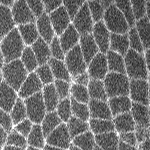
#> input picture presentation/cells.tif, 150 x 150 px
$ jupyter execute --allow-errors morphological_processing_ii_solutions.ipynb
#> lines starting #> are read from the running program, lines starting #| are printed output that depends on the picture; after the words box and inside, x2 and y2 are one past the last pixel; in counts of white or black regions, pixels touching at a corner belong together
# 2026/02/23 BME1462: Morphological Image Processing II

By Aaron Zeng, Zion Park, and Caresse Nian

## Topics of Focus: Hit-or-Miss Transform and Hole Filling (Morphological Algorithm)

## Library and Image Set Up

[cell 1]
# Import Essential Libraries

from skimage import io, morphology, filters, exposure
import numpy as np
import matplotlib.pyplot as plt
from scipy.ndimage import binary_dilation, binary_fill_holes, binary_hit_or_miss, binary_erosion

# 1. Hit-or-Miss Transform
## 1.1 What is a Hit-or-Miss Transform?
The hit-or-miss (HMT) transform is a *binary morphological operator* that detects **exact spatial configurations**. In other words, it finds locations where a specific foreground shape exists **AND** a specific background pattern exists around it.

This is different from dilation and erosion, which only look at foreground.
- Erosion: Is the foreground shape  present?
- Dilation: Could the foreground shape fit?
- HMT: Is the shape present **and** is the surrounding area empty?

## 1.2 Mathematical Definition
$$ A \circledast (B_1, B_2) = (A \ominus B_1)\cap (A^c \ominus B_2) $$

Where:
- $ A $ = binary image (foreground = 1)
- $ B_1 $ = foreground structuring element (SE)
- $ B_2 $ = background SE

Interpretation:
- First erosion $A \ominus B_1$ checks **what must be present**
- Second erosion $A^c \ominus B_2$ checks **what must be absent**
- Intersection $\cap$ enforces both simultaneously

Alternatively:
$$ I \circledast B = \{\ z \mid (B)_z \subseteq I \}\ $$

Where $(B)_z$ is checked if it's a subset of Image $I$, and Image $I$ is both foreground *and* background pixels.

## 1.3 Defining Foreground and Background SE
Take a look at the following candidate patterns.

Consider that the plus (+) pattern is the target. How can we demand *exact structure*?
- Foreground SE must encode prescence (center plus pattern)
- Background SE must encode absence (corners)

[cell 2]
def show_three_side_by_side(img1, title1, img2, title2, img3, title3, cmap="gray"):
#> called with img1 = array of shape (15, 15), img2 = array of shape (3, 3), img3 = array of shape (3, 3), cmap = 'gray'
    plt.figure(figsize=(9, 3))

    plt.subplot(1, 3, 1)
    plt.imshow(img1, cmap=cmap)
    plt.title(title1)
    plt.axis("off")

    plt.subplot(1, 3, 2)
    plt.imshow(img2, cmap=cmap)
    plt.title(title2)
    plt.axis("off")

    plt.subplot(1, 3, 3)
    plt.imshow(img3, cmap=cmap)
    plt.title(title3)
    plt.axis("off")

    plt.tight_layout()
    plt.show()

img = np.zeros((15, 15), dtype=bool)

# perfect cross
img[4:7, 4:7] = [[0,1,0],
                 [1,1,1],
                 [0,1,0]]

# cross with extra pixel (should FAIL)
img[9:12, 4:7] = [[0,1,0],
                  [1,1,1],
                  [1,1,0]]

# x pattern (should FAIL)
img[4:7, 9:12] = [[1,0,1],
                  [0,1,0],
                  [1,0,1]]

# Structuring elements
B1 = np.array([[0,1,0],
               [1,1,1],
               [0,1,0]], dtype=bool)

B2 = np.array([[1,0,1],
               [0,0,0],
               [1,0,1]], dtype=bool)

show_three_side_by_side(
    img, "Binary Image\nCandidate Patterns",
    B1, "Foreground SE (B1)\nMust be PRESENT",
    B2, "Background SE (B2)\nMust be ABSENT"
)

## 1.4 Why Erosion Alone is Not Enough (i.e. why must absence be explicitly specified?)
Let's try eroding using only the foreground SE:

[cell 3]
# TODO: Perform erosion on 'img' using the foreground SE
eroded_fg = morphology.erosion(img, B1)

def show(img, title):
    plt.imshow(img, cmap="gray")
    plt.title(title)
    plt.axis("off")

show(eroded_fg, "Erosion with B1 Only (A ⊖ B1)")

**Result:**
- Multiple locations survive erosion $\rightarrow$ 'false' positives

**Interpretation:**

Erosion is able to answer "Is this foreground pattern present anywhere inside the neighborhood?", however is does *not* ask "Is anything extra present?".
- detects presence
- ignores absence

Now let's look at eroding the complement image using the background SE:

[cell 4]
# TODO: Perform erosion on the complement of 'img' using the background SE
eroded_bg = morphology.erosion(~img, B2)
show(eroded_bg, "Erosion with B2 Only (~A ⊖ B2)")

This enforces which pixels must be zero.

### The Hit-or-Miss Transform Happens Here:
Intersect both conditions:

[cell 5]
# TODO: Perform a manual HMT by combining the two erosions from above
hit_or_miss_manual = eroded_fg & eroded_bg

plt.figure(figsize=(12,3))

plt.subplot(1,4,1)
show(img, "Original")

plt.subplot(1,4,2)
show(eroded_fg, "Erosion by B1 (A ⊖ B1)")

plt.subplot(1,4,3)
show(eroded_bg, "Erosion with B2 Only (~A ⊖ B2)")

plt.subplot(1,4,4)
show(hit_or_miss_manual, "Hit-or-Miss result")

By intersecting foreground SE and background SE erosion, the background SE is able to address the flaw of foreground SE erosion (i.e. does not ask "Is anything extra present?") by enforcing which pixels must be absent.

This results in only one detection, which is the center of the desired plus (+) pattern.

## 1.5 Why Does Hit-or-Miss Only Work on Binary Images?
HMT answers a boolean question at every pixel. Recall the definition:
$$ A \circledast (B_1, B_2) = (A \ominus B_1)\cap (A^c \ominus B_2) $$
A pixel is either in the set or not in the set.
### Issue with HMT on Greyscale Images
Greyscale erosion changes meaning:
$$(I \ominus B)(x) = \min_{b \in B} I(x + b)$$

This computes a minimum, not a subset test. It now asks if there are *low values nearby* rather than if the SE is *entirely present*.
HMT requires both existence of a pattern and non-existance of a pattern. In greyscale, existence becomes "large intensity" and non-existence as "small intensity" $\rightarrow$ the cutoff is now arbituary and context-dependent.

# 2. Choosing Structuring Elements

## 2.1 Size and Shape
The size of the structuring element will depend on the size of the features that you would want to detect and the image and the shape will also depend on the shape of the features. Usually, you would want to match the shape of the structuring element to the shape of the feature you want to detect

There are many options in sckimage.morphology: disks, squares, rectangles and crosses.

[cell 6]
img = io.imread("cells.tif")
#> img is the input picture: shape (150, 150); min 31, max 255, mean 113.3
img_smooth = filters.gaussian(img, sigma = 2, preserve_range = True)
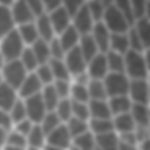
#> img_smooth: shape (150, 150) float64; min 69.65, max 197.4, mean 113.3
img_rescaled = exposure.rescale_intensity(
    img_smooth, out_range=np.uint8)

mask = img_rescaled >= filters.threshold_local(
    img_rescaled, 33, method='gaussian')
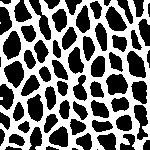
#> mask: shape (150, 150) bool; 46.3% white; 3 white regions (2 under 20 px), largest, box (x1, y1, x2, y2) and area: (0, 0, 150, 150) 10401

mask_closed = morphology.binary_closing(mask, morphology.disk(3))

small_square = morphology.footprint_rectangle((3,3))
mid_square = morphology.footprint_rectangle((5,5))
large_square = morphology.footprint_rectangle((7,7))

# TODO: Try HMT with different sizes

img_small_square = binary_hit_or_miss(~mask_closed, small_square)
img_mid_square = binary_hit_or_miss(~mask_closed, mid_square)
img_large_square = binary_hit_or_miss(~mask_closed, large_square)
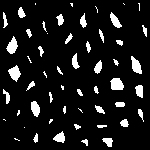
#> img_large_square: shape (150, 150) bool; 9.6% white; 54 white regions (16 under 20 px), largest, box (x1, y1, x2, y2) and area: (110, 78, 124, 90) 134, (8, 65, 21, 82) 125, (6, 36, 18, 54) 122

[cell 7]
fig, axs = plt.subplots(1, 5)
fig.set_size_inches(20,20)

axs[0].set_title("Original Image")
axs[0].imshow(img, cmap='Greys_r')

axs[1].set_title("Binary Image")
axs[1].imshow(mask_closed, cmap='binary_r')

axs[2].set_title("3x3  Square")
axs[2].imshow(img_small_square, cmap='binary_r')

axs[3].set_title("5x5 Square")
axs[3].imshow(img_mid_square, cmap='binary_r')

axs[4].set_title("7x7  Square")
axs[4].imshow(img_large_square, cmap='binary_r')
plt.show()

## 2.2 Detecting Shapes with Hit-or-Miss Transform

[cell 8]
sample_img = io.imread("RBC.jpg", as_gray=True)
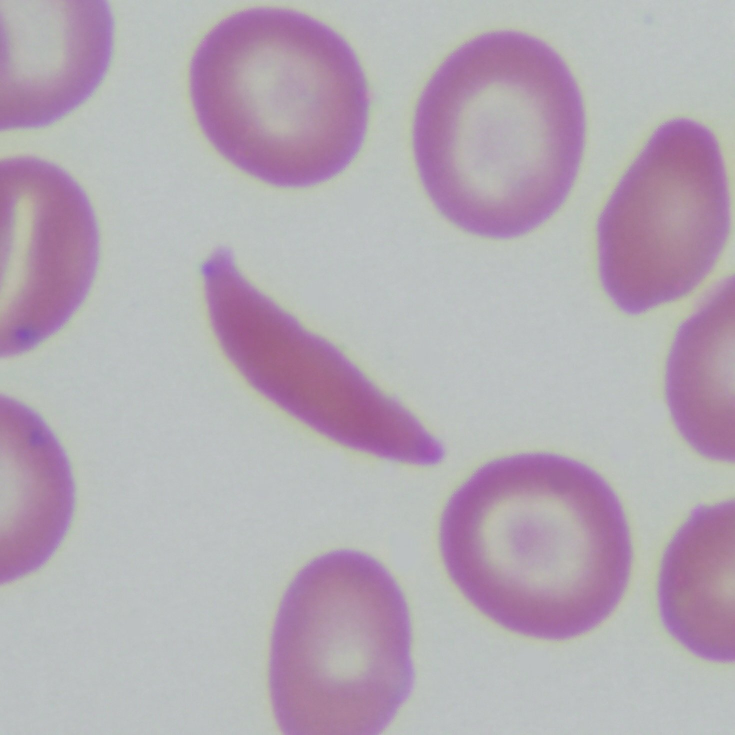
#> input picture presentation/RBC.jpg, 1469 x 1469 px (shown at 1/2 size)
img_smooth = filters.gaussian(sample_img, sigma = 4, preserve_range = True)
#> img_smooth: shape (1469, 1469) float64
img_rescaled = exposure.rescale_intensity(
    img_smooth, out_range=np.uint8)
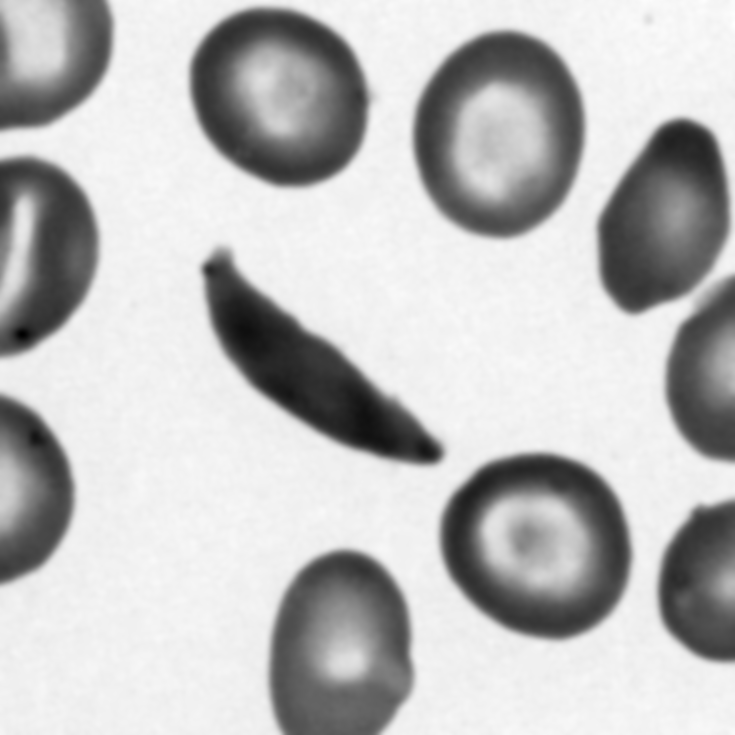
#> img_rescaled: shape (1469, 1469) (shown at 1/2 size); min 0, max 255, mean 189

mask = img_rescaled >= filters.threshold_local(
    img_rescaled, 33, method='gaussian')
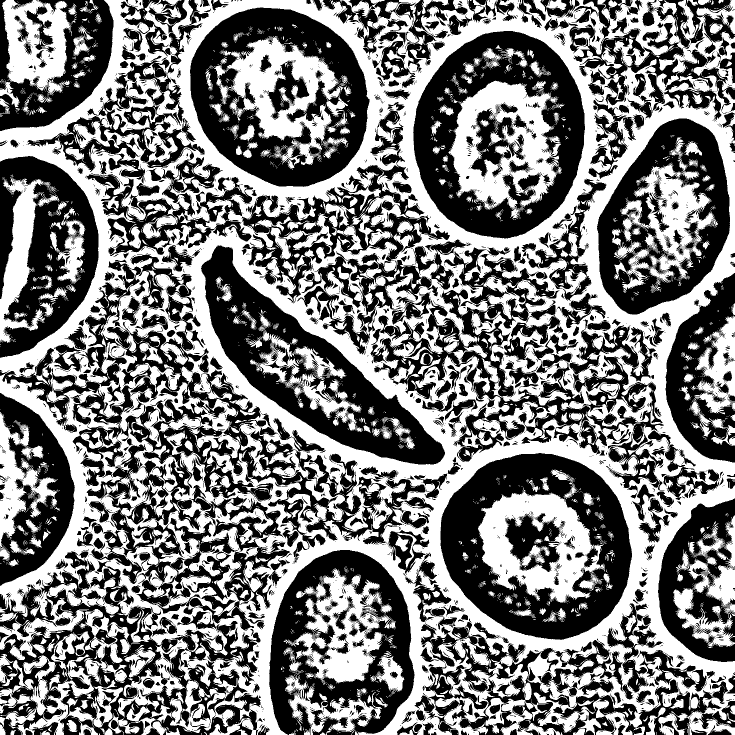
#> mask: shape (1469, 1469) bool (shown at 1/2 size); 48.8% white; 4243 white regions (3663 under 20 px), largest, box (x1, y1, x2, y2) and area: (0, 0, 1469, 1469) 724152, (897, 161, 1129, 438) 30214, (956, 980, 1210, 1206) 28331

mask_closed = morphology.binary_closing(mask, morphology.disk(3))
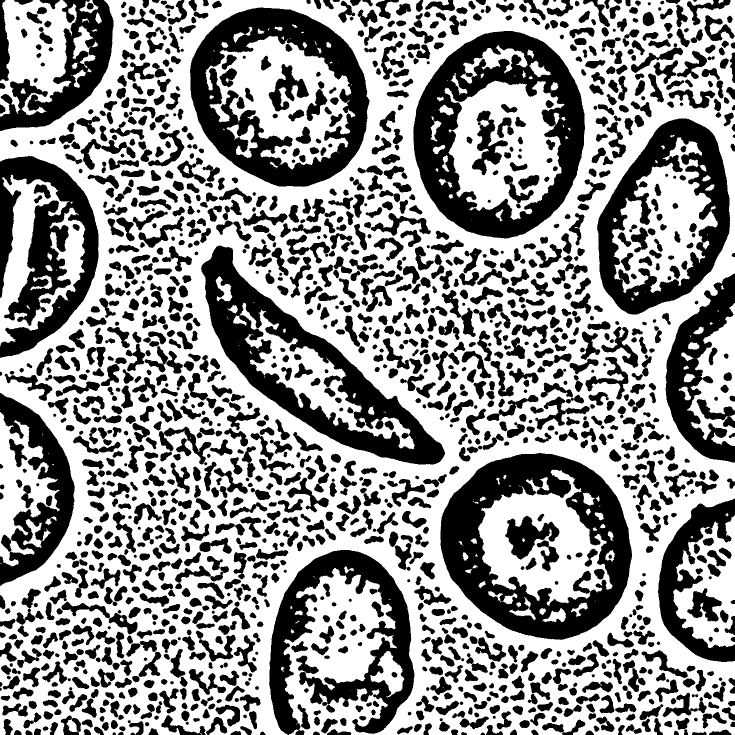
#> mask_closed: shape (1469, 1469) bool (shown at 1/2 size); 58.3% white; 1611 black regions (4 under 20 px), largest, box (x1, y1, x2, y2) and area: (881, 906, 1264, 1280) 64597, (826, 62, 1170, 477) 58927, (402, 491, 890, 929) 52325

mask_closed_invert_filled = binary_fill_holes(1 - mask_closed)
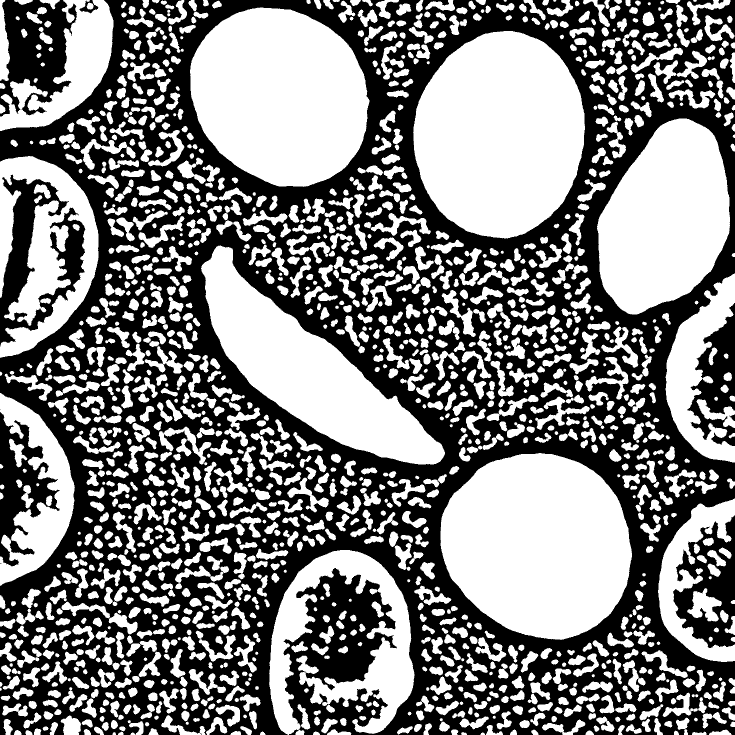
#> mask_closed_invert_filled: shape (1469, 1469) bool (shown at 1/2 size); 50.1% white; 13 black regions (4 under 20 px), largest, box (x1, y1, x2, y2) and area: (0, 0, 1469, 1469) 989657, (0, 349, 171, 693) 21802, (0, 0, 154, 233) 20754

fig, axs = plt.subplots(1, 4)
fig.set_size_inches(20,20)

axs[0].set_title("Grayscale Image")
axs[0].imshow(sample_img, cmap='Greys_r')

axs[1].set_title("Binary Image")
axs[1].imshow(mask_closed, cmap='binary_r')

axs[2].set_title("Image Complement")
axs[2].imshow(1 - mask_closed, cmap='binary_r')

axs[3].set_title("Image Complement with Hole Filled")
axs[3].imshow(mask_closed_invert_filled, cmap='binary_r')

plt.show()

[cell 9]
# detecting the healthy cells
se_disk = morphology.disk(80)
sample_img_complement = 1 - mask_closed_invert_filled

#> (the rest of this cell did not finish here and is left out)

## 3. Other Morphological Algorithms - Focus: Hole Filling ##

One of the most useful applications of morphological algorithms is the ability to extract image components that are useful for analysis further downstream.

We will look at one common use-case: Hole Filling

Recall that a 'hole' is simply a collection of background pixels surrounded by foreground pixels (object of interest)
Refer to the binary image below to see several holes across multiple amorphous shapes reminiscent of cells:

**Note the background (black) and the foreground (white)**

*Photo taken from: https://stackoverflow.com/questions/22310489/filling-holes-in-objects-that-touch-the-border-of-an-image*

### 3.1 Logic Behind the Algorithm ###
Hole filling algorithm based on morphology can be expressed mathematically in the following manner:

$$X_{k} = (X_{k-1} \oplus B) \cap I^c$$  $$k = 1, 2, 3, ...$$

Say that there is a shape $A$ that has a hole in the image $I$

What hole-filling does:
1. A new array $X$ of "0"'s is created with the same dimensions of $I$
2. Each position of $X$ where there would be a hole in $I$, these pixel positions are set to "1" via dilation operation by structuring element $B$
3. The conjunction/union operator with $I^c$ ensures that this iterative operation by $B$ becomes only valid for pixel positions within shape $A$ (the hole)
4. Once it has converged, the shape $A$ and the now filled hole in $X$ are unified to form the filled shape

Assuming a structuring element (3 x 3 cross) B, dilation iteratively performed, expanding the "On" pixels by one connectivity step each time while being constrained within the boundaries of the original shape thanks to the boundaries formed by the image's complement ($I^c$)

Scikit-image provides condensed methods to perform such operations. Below is a visual, step-by-step example of how hole filling algorithm works

[cell 10]
image = np.zeros((12,12)); image[2:10, 2:10] = True; image[3:9, 3:9] = False # building a binary image with hole
X_arraynot = np.zeros((12,12))
X_array = np.zeros((12,12)); X_array[3,3] = True # X_array with a seed at X_0
iteration1 = X_array.copy(); iteration1[3,4] = True; iteration1[4,3] = True
iteration2 = iteration1.copy(); iteration2[4,4] = True; iteration2[3,5] = True; iteration2[5,3] = True
I_c = 1 - image

fig, ax = plt.subplots(2,3)
fig.set_facecolor('grey')
ax[0, 0].imshow(image, cmap='binary_r'); ax[0, 0].set_title('Original Image'); ax[0, 0].axis('off')
ax[0, 1].imshow(X_arraynot,cmap='binary_r'); ax[0, 1].set_title('Array X'); ax[0, 1].axis('off')
ax[0, 2].imshow(X_array,cmap='binary_r'); ax[0, 2].set_title('Pixel Seed inside Hole ($X_{0}$)'); ax[0, 2].axis('off')
ax[1, 0].imshow(iteration1,cmap='binary_r'); ax[1, 0].set_title("Array X: Iteration 1"); ax[1, 0].axis('off')
ax[1, 1].imshow(iteration2,cmap='binary_r'); ax[1, 1].set_title("Array X: Iteration 2"); ax[1, 1].axis('off')
ax[1, 2].imshow(I_c,cmap='binary_r'); ax[1,2].set_title("Complement of Image"); ax[1,2].axis('off')

plt.tight_layout()
plt.show()

### 3.2 Hole Filling Methods
While the above attempts to explain the hole filling procedure, thankfully this is not necessary due to the use of existing methods from scikit image and by extension scipy library.

For this we will use an example picture of a cell mask found on a Stack Overflow forum post:
*https://stackoverflow.com/questions/22310489/filling-holes-in-objects-that-touch-the-border-of-an-image*

As we have learned previously and based on the algorithm, hole filling utilizes dilation. But why not use solely binary dilation?
Hole filling algorithm holds the advantage of constraining the dilation process to explicitly holes rather than the whole ('hole' - bad pun) image itself (referring back to intersection of $I^c$)

Try playing around with the footprint variable, a square was used for convenience but feel free to call upon other available shapes, trying changing the size of the square and use `morph.binary_dilation` to see what happens to the original image.

[cell 11]
img = io.imread('cell_holes.png')
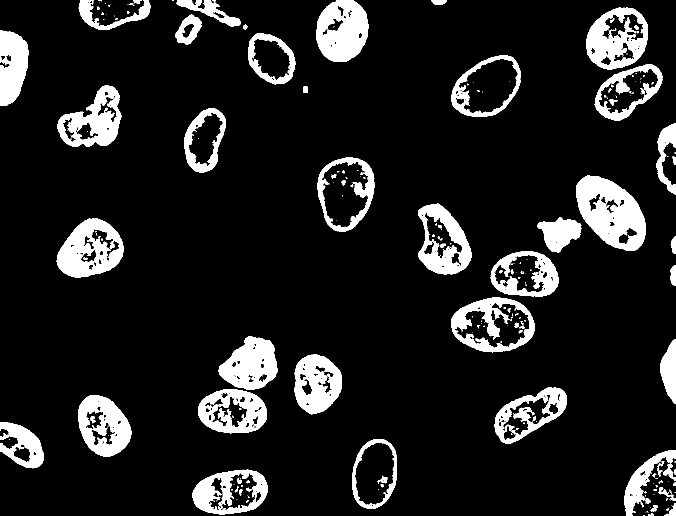
#> input picture presentation/cell_holes.png, 1351 x 1032 px (shown at 1/2 size)
footprint = morphology.square(2) # TODO: test out different sizes of the square to fill out the holes of original image
dilation = morphology.binary_dilation(img, footprint= footprint)

fig, axes = plt.subplots(1, 2, figsize=(12, 6))
# Original cell_holes image
axes[0].imshow(img, cmap='Greys_r'); axes[0].set_title("Original Image"); axes[0].axis('off')
# Image using Binary Dilation
axes[1].imshow(dilation, cmap='Greys_r'); axes[1].set_title("Dilated Image"); axes[1].axis('off')
plt.tight_layout()
plt.show()

Contrast this with `binary_fill_holes()` which covers the holes of the image completely without needing to necessarily tune the footprint size, nor requires multiple iterations of `binary_dilation` of the image to achieve hole filling

[cell 12]
# TODO: try writing out function calling upon method for fill holes algorithm
filled = binary_fill_holes(img)

fig, axes = plt.subplots(1, 2, figsize=(12, 6))
# Original cell_holes image
axes[0].imshow(img, cmap='Greys_r'); axes[0].set_title("Original Image"); axes[0].axis('off')

# Image using Fill Holes Algorithm
axes[1].imshow(filled, cmap='Greys_r'); axes[1].set_title("Image using Fill Holes"); axes[1].axis('off')
plt.tight_layout()
plt.show()

### Further Notes: Hole Filling for Greyscale Images

Fill Holes algorithm can also work for greyscale images as well. Similar in principle, one can consider "holes" to be darker (lower value) pixel intensity regions surrounded by brighter (higher value) pixel regions.

The goal of greyscale hole filling is to raise up the hole region's intensity to match it with that of the boundary intensity. **This can be expanded more on 9.6 Morphological Reconstruction and beyond the scope of this presentation.**

It must be noted that there is no definitive "fill holes" method for a greyscale image, but using morphological reconstruction, one can fill the holes of a grey scale image

## Bonus: Combining Structuring Elements

Structuring elements can only detect specific features within an image. To find more complex objects in the image, structuring elements can be combined together.

For example, detecting a "T" with a single structuring element might be difficult but a "T" can broken down into two parts: a horizontal bar and a vertical bar. We can find each and then combine them together to get our "T".

[cell 13]
sample_image = np.array([
    [0,0,0,0,0,0,0],
    [1,1,1,1,1,1,1],
    [0,0,0,1,0,0,0],
    [0,0,0,1,0,0,0],
    [0,0,0,1,0,0,0],
    [0,0,0,1,0,0,0],
    [0,0,0,1,0,0,0]
])

sample_image_complement = 1 - sample_image

[cell 14]
se_horizontal = np.array([
    [0,0,0],
    [1,1,1],
    [0,0,0]
])

se_vertical = np.array([
    [0,1,0],
    [0,1,0],
    [0,1,0]
])

se_background = np.array([
    [1,1,0],
    [1,1,0],
    [1,1,0]
])

[cell 15]
# detecting the horizontal bar

foreground = binary_erosion(sample_image, se_horizontal)
background_complement = binary_erosion(sample_image_complement, se_background)
background = 1 - background_complement

horizontal_bar = foreground & background

[cell 16]
# dectecting the vertical bar

# TODO: Try to isolate the vertical bar of the 'T' using ndimage.binary_erosion
foreground = binary_erosion(sample_image, se_vertical)
background_complement = binary_erosion(sample_image_complement, se_background)
background = 1 - background_complement

vertical_bar = foreground & background

[cell 17]
# combining the horizontal and vertical bars

obj = vertical_bar | horizontal_bar

[cell 18]
# comparison of the images

fig, axs = plt.subplots(1, 4)
fig.set_size_inches((20,20))

axs[0].set_title("Image")
axs[0].imshow(sample_image, cmap='binary_r')

axs[1].set_title("Horizontal Bar")
axs[1].imshow(horizontal_bar, cmap='binary_r')

axs[2].set_title("Vertical Bar")
axs[2].imshow(vertical_bar, cmap='binary_r')

axs[3].set_title("Combined")
axs[3].imshow(obj, cmap='binary_r')
plt.show()
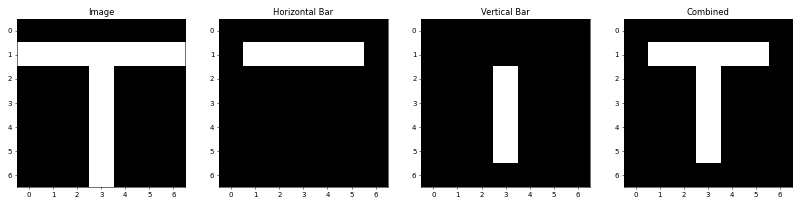
#> figure drawn by matplotlib, 4 panels
